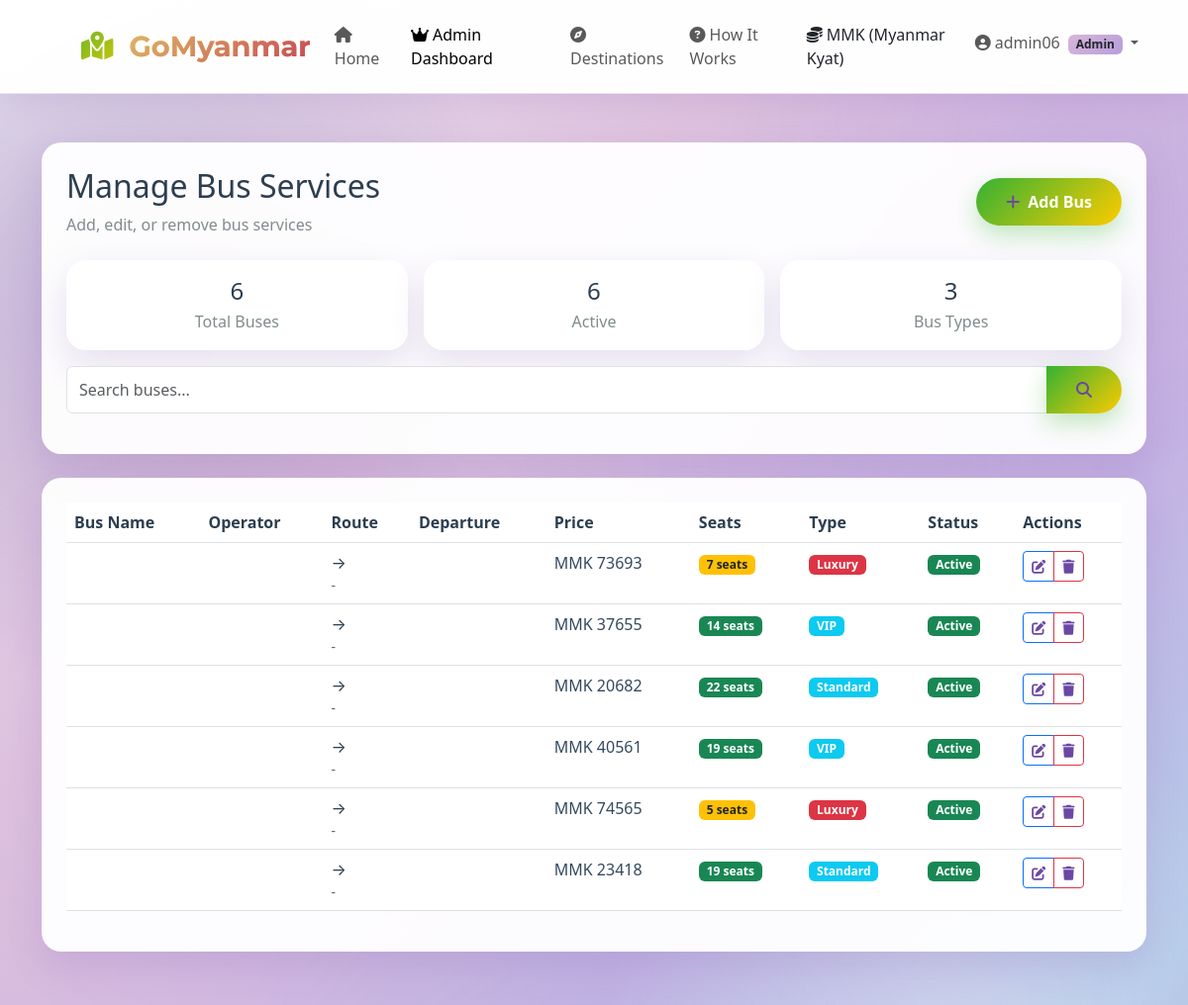
Page /users/admin/buses/ (signed in, upper part) on the earlier database version.
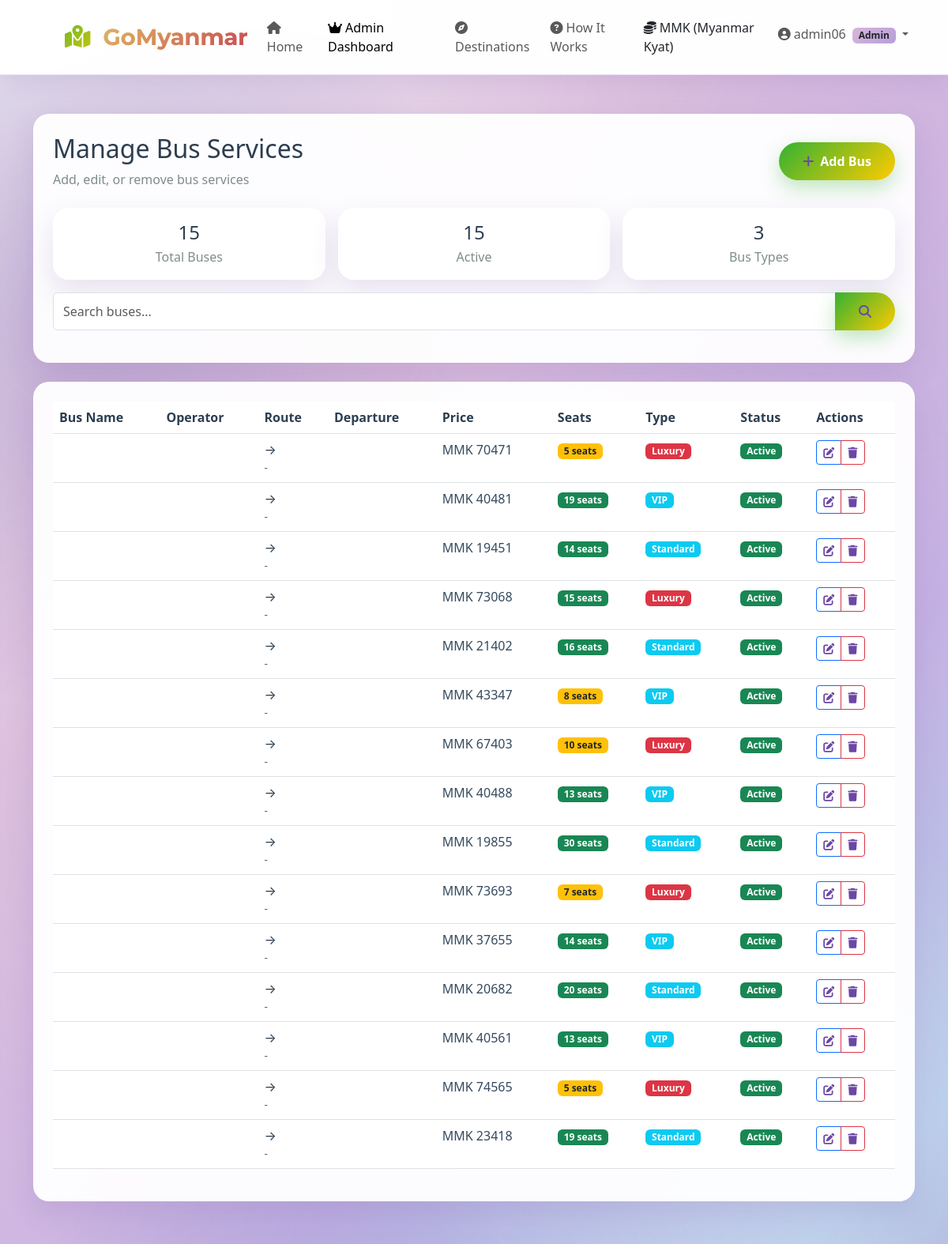
Same page on the later database version.
### planner/models.py (models this page shows, shortened)
class BusService(models.Model):
    company = models.CharField(max_length=100)
    departure = models.ForeignKey(Destination, on_delete=models.CASCADE, related_name='departing_buses')
    arrival = models.ForeignKey(Destination, on_delete=models.CASCADE, related_name='arriving_buses')
    departure_time = models.TimeField()
    duration = models.DurationField()
    price = models.DecimalField(max_digits=10, decimal_places=0, help_text="Price in MMK")
    bus_type = models.CharField(max_length=50, choices=[
        ('standard', 'Standard'),
        ('vip', 'VIP'),
        ('luxury', 'Luxury'),
    ])
    total_seats = models.IntegerField(default=40)
    available_seats = models.IntegerField(default=40)
    bus_number = models.CharField(max_length=20, blank=True)
    bus_image = models.ImageField(upload_to='buses/', blank=True, null=True)
    amenities = models.JSONField(default=list, blank=True)
    description = models.TextField(blank=True)
    is_active = models.BooleanField(default=True)
    created_at = models.DateTimeField(auto_now_add=True)

### users/views_admin.py (the view)
# urls.py: path('admin/buses/', views_admin.AdminBusesView.as_view(), name='admin_buses'),
class AdminBusesView(LoginRequiredMixin, AdminRequiredMixin, ListView):
    model = BusService
    template_name = 'users/admin_buses.html'
    context_object_name = 'buses'
    paginate_by = 20
    def get_queryset(self):
        queryset = BusService.objects.select_related('departure', 'arrival').order_by('-created_at')
        search = self.request.GET.get('search', '')
        if search:
            queryset = queryset.filter(
                Q(company__icontains=search) |
                Q(bus_type__icontains=search)
            )
        return queryset
    def get_context_data(self, **kwargs):
        context = super().get_context_data(**kwargs)
        context['total_buses'] = BusService.objects.count()
        context['active_buses'] = BusService.objects.filter(is_active=True).count()
        return context

### planner/context_processors.py (called while the page is built)
def leaflet_config(request):
    return {
        'LEAFLET_CONFIG': settings.LEAFLET_CONFIG,
        'USE_GOOGLE_MAPS': False,
        'MAP_PROVIDER': 'leaflet'
    }

### users/models.py (called while the page is built)
    def is_admin_user(self):
        return self.user_type == 'admin' or self.is_staff or self.is_superuser

### users/views_admin.py (called while the page is built)
def is_admin(user):
    return user.is_superuser or user.groups.filter(name='Admin').exists() or getattr(user, 'user_type', None) == 'admin'

    def test_func(self):
        return is_admin(self.request.user)

### templates/users/admin_buses.html (shortened to what the changed rows need)
{% extends 'base.html' %}
{% block content %}
<div class="container py-5 mt-5">
    <div class="card-glass p-4 mb-4">
        <div class="d-flex justify-content-between align-items-center mb-4">
            <div>
                <h2 class="mb-2" style="color: #2c3e50;">Manage Bus Services</h2>
            </div>
        </div>
        <div class="row g-3 mb-3">
            <div class="col-md-4">
                <div class="card-glass p-3 text-center">
                    <h4 class="mb-1" style="color: #2c3e50;">{{ total_buses }}</h4>
                    <p class="mb-0" style="color: #7f8c8d;">Total Buses</p>
                </div>
            </div>
            <div class="col-md-4">
                <div class="card-glass p-3 text-center">
                    <h4 class="mb-1" style="color: #2c3e50;">{{ active_buses }}</h4>
                    <p class="mb-0" style="color: #7f8c8d;">Active</p>
                </div>
            </div>
        </div>
    </div>
    <div class="card-glass p-4">
        <div class="table-responsive">
            <table class="table table-hover">
                <thead>
                    <tr>
                        <th style="color: #2c3e50;">Bus Name</th>
                        <th style="color: #2c3e50;">Operator</th>
                        <th style="color: #2c3e50;">Route</th>
                        <th style="color: #2c3e50;">Departure</th>
                        <th style="color: #2c3e50;">Price</th>
                        <th style="color: #2c3e50;">Seats</th>
                        <th style="color: #2c3e50;">Type</th>
                        <th style="color: #2c3e50;">Status</th>
                        <th style="color: #2c3e50;">Actions</th>
                    </tr>
                </thead>
                <tbody>
                    {% for bus in buses %}
                    <tr>
                        <td style="color: #34495e; font-weight: 500;">{{ bus.name }}</td>
                        <td style="color: #34495e;">{{ bus.operator }}</td>
                        <td>
                            <div style="color: #2c3e50;">{{ bus.departure_city }} → {{ bus.arrival_city }}</div>
                            <div class="text-gray small">
                                {{ bus.departure_time|date:"M d, H:i" }} - {{ bus.arrival_time|date:"M d, H:i" }}
                            </div>
                        </td>
                        <td style="color: #7f8c8d;">{{ bus.departure_time|date:"M d, Y" }}</td>
                        <td style="color: #34495e;">MMK {{ bus.price|floatformat:0 }}</td>
                        <td>
                            <span class="badge {% if bus.available_seats > 10 %}bg-success{% elif bus.available_seats > 0 %}bg-warning text-dark{% else %}bg-danger{% endif %}">
                                {{ bus.available_seats }} seats
                            </span>
                        </td>
                        <td>
                            <span class="badge {% if bus.bus_type == 'luxury' %}bg-danger{% elif bus.bus_type == 'express' %}bg-warning text-dark{% else %}bg-info{% endif %}">
                                {{ bus.get_bus_type_display }}
                            </span>
                        </td>
                        <td>
                            {% if bus.is_active %}
                            <span class="badge bg-success">Active</span>
                            {% else %}
                            <span class="badge bg-danger">Inactive</span>
                            {% endif %}
                        </td>
                        <td>
                            <div class="btn-group" role="group">
                                <a href="/admin/planner/busservice/{{ bus.id }}/change/"
                                   class="btn btn-sm btn-outline-primary">
                                    <i class="fas fa-edit"></i>
                                </a>
                                <button class="btn btn-sm btn-outline-danger delete-bus-btn"
                                        data-bus-id="{{ bus.id }}">
                                    <i class="fas fa-trash"></i>
                                </button>
                            </div>
                        </td>
                    </tr>
                    {% endfor %}
                </tbody>
            </table>
        </div>
    </div>
</div>
{% endblock %}

Differences in the rows shown:
added BusService: price "70471", available_seats "5", bus_type "Luxury", is_active "Active"
added BusService: price "40481", available_seats "19", bus_type "VIP", is_active "Active"
added BusService: price "19451", available_seats "14", bus_type "Standard", is_active "Active"
added BusService: price "73068", available_seats "15", bus_type "Luxury", is_active "Active"
added BusService: price "21402", available_seats "16", bus_type "Standard", is_active "Active"
added BusService: price "43347", available_seats "8", bus_type "VIP", is_active "Active"
added BusService: price "67403", available_seats "10", bus_type "Luxury", is_active "Active"
added BusService: price "40488", available_seats "13", bus_type "VIP", is_active "Active"
added BusService: price "19855", available_seats "30", bus_type "Standard", is_active "Active"
changed BusService (number 12 of 15 on the later page): available_seats "22" → "20"
changed BusService (number 13 of 15 on the later page): available_seats "19" → "13"
Other differences:
{{ total_buses }}: "6" → "15"
{{ active_buses }}: "6" → "15"
